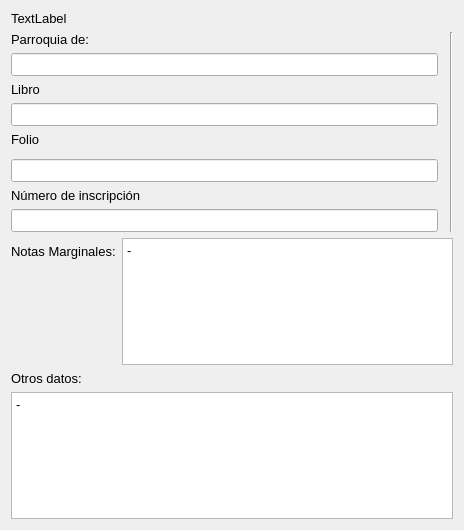
<?xml version="1.0" encoding="UTF-8"?>
<ui version="4.0">
 <class>CommonWidget</class>
 <widget class="QWidget" name="CommonWidget">
  <property name="geometry">
   <rect>
    <x>0</x>
    <y>0</y>
    <width>464</width>
    <height>530</height>
   </rect>
  </property>
  <property name="font">
   <font>
    <pointsize>10</pointsize>
   </font>
  </property>
  <property name="windowTitle">
   <string>Form</string>
  </property>
  <layout class="QVBoxLayout" name="verticalLayout_10">
   <item>
    <widget class="QLabel" name="idLabel">
     <property name="text">
      <string>TextLabel</string>
     </property>
    </widget>
   </item>
   <item>
    <layout class="QHBoxLayout" name="horizontalLayout">
     <item>
      <layout class="QVBoxLayout" name="verticalLayout_8">
       <item>
        <layout class="QVBoxLayout" name="verticalLayout">
         <item>
          <widget class="QLabel" name="label">
           <property name="text">
            <string>Parroquia de:</string>
           </property>
          </widget>
         </item>
         <item>
          <widget class="QLineEdit" name="parroquia"/>
         </item>
        </layout>
       </item>
       <item>
        <layout class="QVBoxLayout" name="verticalLayout_2">
         <item>
          <widget class="QLabel" name="label_2">
           <property name="text">
            <string>Libro</string>
           </property>
          </widget>
         </item>
         <item>
          <widget class="QLineEdit" name="book"/>
         </item>
        </layout>
       </item>
       <item>
        <layout class="QVBoxLayout" name="verticalLayout_3">
         <item>
          <widget class="QLabel" name="label_3">
           <property name="text">
            <string>Folio</string>
           </property>
          </widget>
         </item>
         <item>
          <widget class="Line" name="line">
           <property name="orientation">
            <enum>Qt::Vertical</enum>
           </property>
          </widget>
         </item>
         <item>
          <widget class="QLineEdit" name="folio"/>
         </item>
        </layout>
       </item>
       <item>
        <layout class="QVBoxLayout" name="verticalLayout_4">
         <item>
          <widget class="QLabel" name="label_4">
           <property name="text">
            <string>Número de inscripción</string>
           </property>
          </widget>
         </item>
         <item>
          <widget class="QLineEdit" name="inscriptionNumber"/>
         </item>
        </layout>
       </item>
      </layout>
     </item>
     <item>
      <widget class="SinglePersonCommonWidget" name="singlePersonWidg" native="true"/>
     </item>
     <item>
      <widget class="Line" name="line_2">
       <property name="orientation">
        <enum>Qt::Vertical</enum>
       </property>
      </widget>
     </item>
    </layout>
   </item>
   <item>
    <layout class="QFormLayout" name="formLayout">
     <item row="0" column="0">
      <widget class="QLabel" name="label_8">
       <property name="text">
        <string>Notas Marginales:</string>
       </property>
      </widget>
     </item>
     <item row="0" column="1">
      <widget class="QPlainTextEdit" name="marginNotes">
       <property name="plainText">
        <string>-</string>
       </property>
      </widget>
     </item>
    </layout>
   </item>
   <item>
    <layout class="QHBoxLayout" name="horizontalLayout_3">
     <item>
      <layout class="QFormLayout" name="formLayout_2">
       <item row="0" column="0">
        <widget class="QLabel" name="label_9">
         <property name="text">
          <string>Otros datos:</string>
         </property>
        </widget>
       </item>
       <item row="1" column="0" colspan="2">
        <widget class="QPlainTextEdit" name="extraData">
         <property name="plainText">
          <string>-</string>
         </property>
        </widget>
       </item>
      </layout>
     </item>
    </layout>
   </item>
  </layout>
 </widget>
 <customwidgets>
  <customwidget>
   <class>SinglePersonCommonWidget</class>
   <extends>QWidget</extends>
   <header>PeopleList\PersonWidgets\CommonWidget/singlepersoncommonwidget.h</header>
   <container>1</container>
  </customwidget>
 </customwidgets>
 <resources/>
 <connections/>
</ui>
